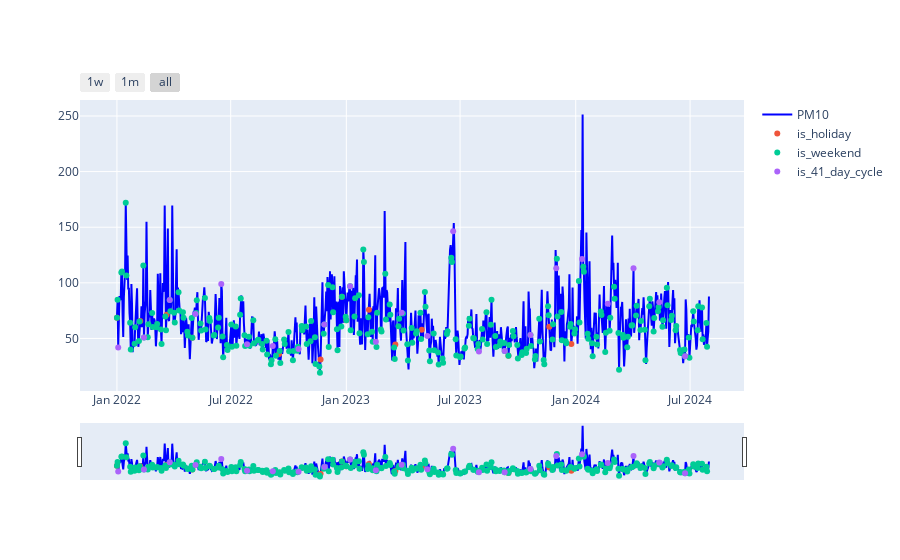

Notebook code for this chart:
### Markdown cell above
### Plot everything generated and variable to predict

### Code cell
graficar_serie_tiempo(daily_Monterrey_pm10, "PM10", ["is_holiday", "is_weekend", "is_41_day_cycle"])

### Figure 1 — Plotly figure (JSON) as saved in the notebook; plotly's stock layout.template omitted (floating-point values rounded to 4 significant figures; data arrays with more than 128 entries replaced by an {"elided": "..."} marker saying what was removed)
{"data": [{"line": {"color": "blue"}, "mode": "lines", "name": "PM10", "type": "scatter", "x": {"elided": "943 str values"}, "y": {"elided": "943 float values"}}, {"marker": {"size": 6, "symbol": "circle"}, "mode": "markers", "name": "is_holiday", "type": "scatter", "x": ["2022-01-01T00:00:00", "2022-02-07T00:00:00", "2022-03-21T00:00:00", "2022-05-01T00:00:00", "2022-09-16T00:00:00", "2022-11-21T00:00:00", "2022-12-25T00:00:00", "2023-01-01T00:00:00", "2023-02-06T00:00:00", "2023-03-20T00:00:00", "2023-05-01T00:00:00", "2023-09-16T00:00:00", "2023-11-20T00:00:00", "2023-12-25T00:00:00"], "y": [68.58, 65.71, 71.21, 50.63, 36.04, 31.17, 87.58, 66.42, 75.71, 44.46, 57.79, 34.5, 60.46, 44.96]}, {"marker": {"size": 6, "symbol": "circle"}, "mode": "markers", "name": "is_weekend", "type": "scatter", "x": {"elided": "270 str values"}, "y": {"elided": "270 float values"}}, {"marker": {"size": 6, "symbol": "circle"}, "mode": "markers", "name": "is_41_day_cycle", "type": "scatter", "x": ["2022-01-03T00:00:00", "2022-02-13T00:00:00", "2022-03-26T00:00:00", "2022-05-06T00:00:00", "2022-06-16T00:00:00", "2022-07-27T00:00:00", "2022-09-06T00:00:00", "2022-10-17T00:00:00", "2022-11-27T00:00:00", "2023-01-07T00:00:00", "2023-02-17T00:00:00", "2023-03-30T00:00:00", "2023-05-10T00:00:00", "2023-06-20T00:00:00", "2023-07-31T00:00:00", "2023-09-10T00:00:00", "2023-10-21T00:00:00", "2023-12-01T00:00:00", "2024-01-11T00:00:00", "2024-02-21T00:00:00", "2024-04-02T00:00:00", "2024-05-13T00:00:00", "2024-06-23T00:00:00"], "y": [41.92, 50.92, 84.46, 72.08, 98.96, 44.71, 43.21, 40.54, 62.58, 96.88, 47.04, 73.08, 52.12, 146.4, 38.19, 38.79, 53.12, 113.0, 121.3, 81.12, 113, 82.58, 34.08]}], "layout": {"xaxis": {"rangeselector": {"buttons": [{"count": 7, "label": "1w", "step": "day", "stepmode": "backward"}, {"count": 1, "label": "1m", "step": "month", "stepmode": "backward"}, {"step": "all"}]}, "rangeslider": {"visible": true}}}}
